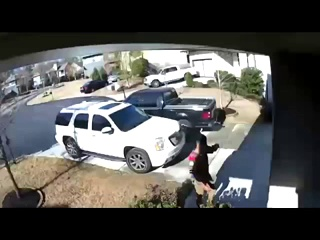
#> input picture data/motion_frames/Abuse029_x264/motion_0000.jpg, 320 x 240 px; its folder holds only this picture in this run
$ python main.py   (older library calls are emulated)
#> lines starting #> are read from the running program, lines starting #| are printed output that depends on the picture
### quality_assessment/blur_metric.py
import cv2

from base_metric import BaseQualityMetric


class BlurMetric(BaseQualityMetric):

    def __init__(self, threshold=100):
        """
        threshold:
            Lower value = more tolerant
            Higher value = stricter
        """
        self.threshold = threshold

    def evaluate(self, image):

        gray = cv2.cvtColor(image, cv2.COLOR_BGR2GRAY)

        laplacian = cv2.Laplacian(
            gray,
            cv2.CV_64F
        )

        variance = laplacian.var()

        if variance >= self.threshold:
            status = "SHARP"
        else:
            status = "BLURRY"

        return {

            "metric": "Blur",

            "score": round(variance, 2),

            "threshold": self.threshold,

            "status": status
        }

### quality_assessment/quality_agent.py
from blur_metric import BlurMetric
from brightness_metric import BrightnessMetric
from contrast_metric import ContrastMetric
from sharpness_metric import SharpnessMetric
from noise_metric import NoiseMetric
from resolution_metric import ResolutionMetric


class QualityAssessmentAgent:

    def __init__(self):

        self.blur = BlurMetric()
        self.brightness = BrightnessMetric()
        self.contrast = ContrastMetric()
        self.sharpness = SharpnessMetric()
        self.noise = NoiseMetric()
        self.resolution = ResolutionMetric()

    def evaluate(self, image):

        blur = self.blur.evaluate(image)
        brightness = self.brightness.evaluate(image)
        contrast = self.contrast.evaluate(image)
        sharpness = self.sharpness.evaluate(image)
        noise = self.noise.evaluate(image)
        resolution = self.resolution.evaluate(image)

        score = 100
        recommendations = []

        # Blur
        if blur["status"] == "BLURRY":
            score -= 25
            recommendations.append("Apply Deblurring")

        # Brightness
        if brightness["status"] == "DARK":
            score -= 15
            recommendations.append("Increase Brightness")

        elif brightness["status"] == "BRIGHT":
            score -= 10
            recommendations.append("Reduce Exposure")

        # Contrast
        if contrast["status"] == "LOW":
            score -= 10
            recommendations.append("Enhance Contrast")

        # Sharpness
        if sharpness["status"] == "SOFT":
            score -= 15
            recommendations.append("Sharpen Image")

        # Noise
        if noise["status"] == "HIGH":
            score -= 15
            recommendations.append("Apply Denoising")

        score = max(score, 0)

        # Overall Status
        if score >= 90:
            overall = "EXCELLENT"

        elif score >= 75:
            overall = "GOOD"

        elif score >= 50:
            overall = "MODERATE"

        else:
            overall = "POOR"

        if len(recommendations) == 0:
            recommendations.append("No Enhancement Required")

        return {

            "overall_score": score,

            "overall_status": overall,

            "blur": blur,

            "brightness": brightness,

            "contrast": contrast,

            "sharpness": sharpness,

            "noise": noise,

            "resolution": resolution,

            "recommendations": recommendations

        }

### quality_assessment/brightness_metric.py
import cv2

from base_metric import BaseQualityMetric


class BrightnessMetric(BaseQualityMetric):

    def __init__(
        self,
        dark_threshold=70,
        bright_threshold=180
    ):
        self.dark_threshold = dark_threshold
        self.bright_threshold = bright_threshold

    def evaluate(self, image):

        gray = cv2.cvtColor(image, cv2.COLOR_BGR2GRAY)

        brightness = gray.mean()

        if brightness < self.dark_threshold:
            status = "DARK"

        elif brightness > self.bright_threshold:
            status = "BRIGHT"

        else:
            status = "NORMAL"

        return {

            "metric": "Brightness",

            "score": round(brightness, 2),

            "status": status

        }

### quality_assessment/contrast_metric.py
import cv2
import numpy as np

from base_metric import BaseQualityMetric


class ContrastMetric(BaseQualityMetric):

    def __init__(self, threshold=40):
        """
        threshold:
        < 40  -> Low Contrast
        >=40  -> Good Contrast
        """
        self.threshold = threshold

    def evaluate(self, image):

        gray = cv2.cvtColor(image, cv2.COLOR_BGR2GRAY)

        contrast = np.std(gray)

        if contrast < self.threshold:
            status = "LOW"
        else:
            status = "GOOD"

        return {

            "metric": "Contrast",

            "score": round(float(contrast), 2),

            "status": status

        }

### quality_assessment/sharpness_metric.py
import cv2
import numpy as np

from base_metric import BaseQualityMetric


class SharpnessMetric(BaseQualityMetric):

    def __init__(self, threshold=50):
        """
        threshold:
        < 50  -> Soft Image
        >=50  -> Sharp Image
        """
        self.threshold = threshold

    def evaluate(self, image):

        gray = cv2.cvtColor(image, cv2.COLOR_BGR2GRAY)

        # Compute gradients
        grad_x = cv2.Sobel(gray, cv2.CV_64F, 1, 0, ksize=3)
        grad_y = cv2.Sobel(gray, cv2.CV_64F, 0, 1, ksize=3)

        # Gradient magnitude
        magnitude = np.sqrt(grad_x**2 + grad_y**2)

        sharpness = np.mean(magnitude)

        if sharpness >= self.threshold:
            status = "SHARP"
        else:
            status = "SOFT"

        return {
            "metric": "Sharpness",
            "score": round(float(sharpness), 2),
            "status": status
        }

### quality_assessment/noise_metric.py
import cv2
import numpy as np

from base_metric import BaseQualityMetric


class NoiseMetric(BaseQualityMetric):

    def __init__(self, threshold=10):
        """
        threshold:
        <10  -> Low Noise
        >=10 -> High Noise
        """
        self.threshold = threshold

    def evaluate(self, image):

        gray = cv2.cvtColor(image, cv2.COLOR_BGR2GRAY)

        # Estimate noise using Laplacian
        noise = cv2.Laplacian(gray, cv2.CV_64F).std()

        if noise >= self.threshold:
            status = "HIGH"
        else:
            status = "LOW"

        return {
            "metric": "Noise",
            "score": round(float(noise), 2),
            "status": status
        }

### quality_assessment/resolution_metric.py
from base_metric import BaseQualityMetric


class ResolutionMetric(BaseQualityMetric):

    def evaluate(self, image):

        height, width = image.shape[:2]

        total_pixels = width * height

        if total_pixels >= 1920 * 1080:
            status = "FULL HD"

        elif total_pixels >= 1280 * 720:
            status = "HD"

        elif total_pixels >= 640 * 480:
            status = "LOW"

        else:
            status = "VERY LOW"

        return {
            "metric": "Resolution",
            "width": width,
            "height": height,
            "pixels": total_pixels,
            "status": status
        }

### quality_assessment/main.py
import os
import cv2
import csv

from quality_agent import QualityAssessmentAgent

# Input folder containing all CCTV folders
INPUT_FOLDER = "../data/motion_frames"

# Output folder
REPORT_FOLDER = "../reports"

os.makedirs(REPORT_FOLDER, exist_ok=True)

OUTPUT_CSV = os.path.join(
    REPORT_FOLDER,
    "quality_report.csv"
)

agent = QualityAssessmentAgent()

with open(OUTPUT_CSV, "w", newline="") as csvfile:

    writer = csv.writer(csvfile)

    writer.writerow([
        "Video",
        "Frame",
        "Overall Score",
        "Overall Status",
        "Blur Score",
        "Blur Status",
        "Brightness Score",
        "Brightness Status",
        "Contrast Score",
        "Contrast Status",
        "Sharpness Score",
        "Sharpness Status",
        "Noise Score",
        "Noise Status",
        "Resolution",
        "Recommendations"
    ])

    video_folders = sorted(os.listdir(INPUT_FOLDER))

    print(f"\nFound {len(video_folders)} CCTV Videos\n")

    for folder in video_folders:

        folder_path = os.path.join(INPUT_FOLDER, folder)

        if not os.path.isdir(folder_path):
            continue

        print(f"Processing {folder}")

        for image_name in sorted(os.listdir(folder_path)):

            if not image_name.lower().endswith(
                (".jpg", ".jpeg", ".png")
            ):
                continue

            image_path = os.path.join(
                folder_path,
                image_name
            )

            image = cv2.imread(image_path)
#> image is the input picture: shape (240, 320, 3); mean B, G, R 83.1, 84.7, 84.7

            if image is None:
                continue

            report = agent.evaluate(image)
#> in evaluate, `gray = cv2.cvtColor(image, cv2.COLOR_BGR2GRAY)`:
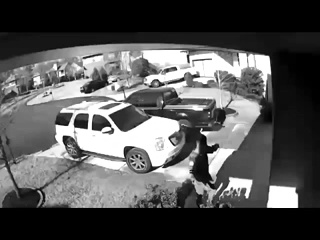
#> gray: shape (240, 320); min 0, max 255, mean 84.5
#> in evaluate, `laplacian = cv2.Laplacian( gray, cv2.CV_64F )`:
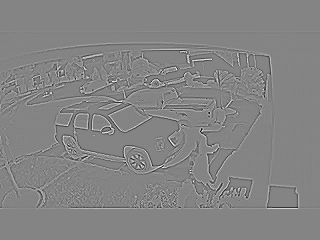
#> laplacian: shape (240, 320) float64; min -407, max 377, mean 0; drawn with min black and max white
#> in evaluate, `variance = laplacian.var()`: variance = 1875.2
#> in evaluate, `blur = self.blur.evaluate(image)`: blur = {'metric': 'Blur', 'score': 1875.2, 'threshold': 100, 'status': 'SHARP'}
#> in evaluate, `brightness = gray.mean()`: brightness = 84.53
#> in evaluate, `brightness = self.brightness.evaluate(image)`: brightness = {'metric': 'Brightness', 'score': 84.53, 'status': 'NORMAL'}
#> in evaluate, `contrast = np.std(gray)`: contrast = 86.16
#> in evaluate, `contrast = self.contrast.evaluate(image)`: contrast = {'metric': 'Contrast', 'score': 86.16, 'status': 'GOOD'}
#> in evaluate, `grad_x = cv2.Sobel(gray, cv2.CV_64F, 1, 0, ksize=3)`:
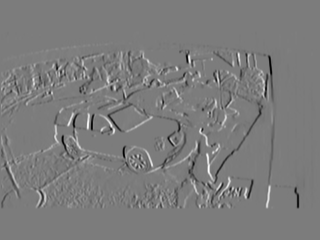
#> grad_x: shape (240, 320) float64; min -949, max 996, mean -1.5; drawn with min black and max white
#> in evaluate, `grad_y = cv2.Sobel(gray, cv2.CV_64F, 0, 1, ksize=3)`:
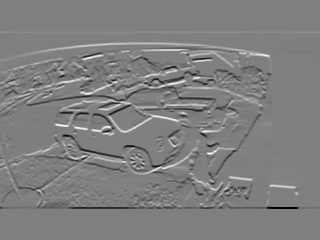
#> grad_y: shape (240, 320) float64; min -1020, max 1016, mean 0; drawn with min black and max white
#> in evaluate, `magnitude = np.sqrt(grad_x**2 + grad_y**2)`:
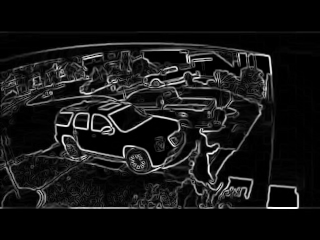
#> magnitude: shape (240, 320) float64; min 0, max 1020, mean 86.7; drawn with min black and max white
#> in evaluate, `sharpness = np.mean(magnitude)`: sharpness = 86.71
#> in evaluate, `sharpness = self.sharpness.evaluate(image)`: sharpness = {'metric': 'Sharpness', 'score': 86.71, 'status': 'SHARP'}
#> in evaluate, `noise = cv2.Laplacian(gray, cv2.CV_64F).std()`: noise = 43.3
#> in evaluate, `noise = self.noise.evaluate(image)`: noise = {'metric': 'Noise', 'score': 43.3, 'status': 'HIGH'}
#> in evaluate, `resolution = self.resolution.evaluate(image)`: resolution = {'metric': 'Resolution', 'width': 320, 'height': 240, 'pixels': 76800, 'status': 'VERY LOW'}
#> report = 9 items

            writer.writerow([

                folder,

                image_name,

                report["overall_score"],

                report["overall_status"],

                report["blur"]["score"],

                report["blur"]["status"],

                report["brightness"]["score"],

                report["brightness"]["status"],

                report["contrast"]["score"],

                report["contrast"]["status"],

                report["sharpness"]["score"],

                report["sharpness"]["status"],

                report["noise"]["score"],

                report["noise"]["status"],

                f"{report['resolution']['width']}x{report['resolution']['height']}",

                ", ".join(report["recommendations"])

            ])
#> pass 2 of the loop `for folder in video_folders:`:
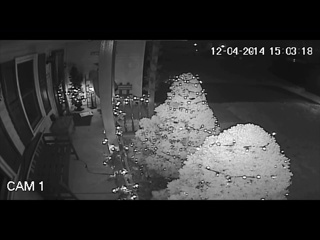
#> input picture data/motion_frames/Arson007_x264/motion_0007.jpg, 320 x 240 px
#> image is the input picture: shape (240, 320, 3); mean B, G, R 51.2, 51.2, 51.2
#> in evaluate (call 2), `laplacian = cv2.Laplacian( gray, cv2.CV_64F )`:
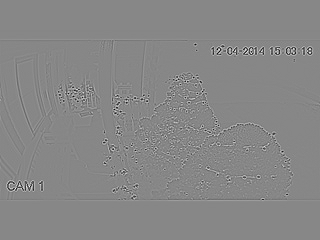
#> laplacian: shape (240, 320) float64; min -599, max 531, mean 0; drawn with min black and max white
#> variance = 2131.5
#> blur = {'metric': 'Blur', 'score': 2131.5, 'threshold': 100, 'status': 'SHARP'}
#> in evaluate (call 2), `brightness = gray.mean()`: brightness = 51.18
#> in evaluate (call 2), `brightness = self.brightness.evaluate(image)`: brightness = {'metric': 'Brightness', 'score': 51.18, 'status': 'DARK'}
#> in evaluate (call 2), `contrast = np.std(gray)`: contrast = 56.7
#> in evaluate (call 2), `contrast = self.contrast.evaluate(image)`: contrast = {'metric': 'Contrast', 'score': 56.7, 'status': 'GOOD'}
#> in evaluate (call 2), `magnitude = np.sqrt(grad_x**2 + grad_y**2)`:
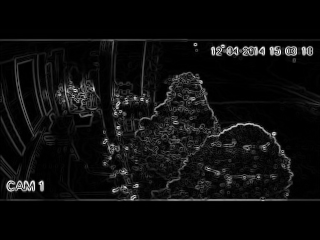
#> magnitude: shape (240, 320) float64; min 0, max 976, mean 52.1; drawn with min black and max white
#> in evaluate (call 2), `sharpness = np.mean(magnitude)`: sharpness = 52.14
#> in evaluate (call 2), `sharpness = self.sharpness.evaluate(image)`: sharpness = {'metric': 'Sharpness', 'score': 52.14, 'status': 'SHARP'}
#> in evaluate (call 2), `noise = cv2.Laplacian(gray, cv2.CV_64F).std()`: noise = 46.17
#> in evaluate (call 2), `noise = self.noise.evaluate(image)`: noise = {'metric': 'Noise', 'score': 46.17, 'status': 'HIGH'}

print("\nQuality Assessment Completed")

print(f"Report Saved : {OUTPUT_CSV}")
